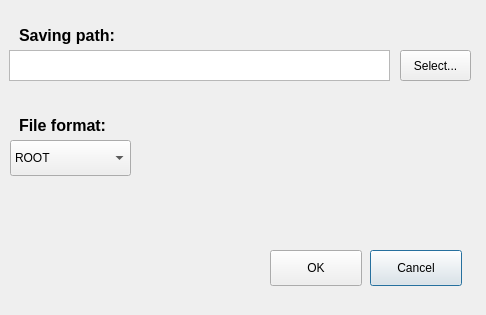
<?xml version="1.0" encoding="UTF-8"?>
<ui version="4.0">
 <class>SaveFile</class>
 <widget class="QDialog" name="SaveFile">
  <property name="geometry">
   <rect>
    <x>0</x>
    <y>0</y>
    <width>486</width>
    <height>315</height>
   </rect>
  </property>
  <property name="windowTitle">
   <string>Saving file settings</string>
  </property>
  <widget class="QPushButton" name="pushButton_Cancel">
   <property name="geometry">
    <rect>
     <x>370</x>
     <y>250</y>
     <width>92</width>
     <height>36</height>
    </rect>
   </property>
   <property name="text">
    <string>Cancel</string>
   </property>
  </widget>
  <widget class="QPushButton" name="pushButton_OK">
   <property name="geometry">
    <rect>
     <x>270</x>
     <y>250</y>
     <width>92</width>
     <height>36</height>
    </rect>
   </property>
   <property name="text">
    <string>OK</string>
   </property>
  </widget>
  <widget class="QLabel" name="label">
   <property name="geometry">
    <rect>
     <x>19</x>
     <y>20</y>
     <width>151</width>
     <height>31</height>
    </rect>
   </property>
   <property name="font">
    <font>
     <pointsize>12</pointsize>
     <weight>75</weight>
     <bold>true</bold>
    </font>
   </property>
   <property name="text">
    <string>Saving path:</string>
   </property>
  </widget>
  <widget class="QLabel" name="label_2">
   <property name="geometry">
    <rect>
     <x>19</x>
     <y>110</y>
     <width>141</width>
     <height>31</height>
    </rect>
   </property>
   <property name="font">
    <font>
     <pointsize>12</pointsize>
     <weight>75</weight>
     <bold>true</bold>
    </font>
   </property>
   <property name="text">
    <string>File format:</string>
   </property>
  </widget>
  <widget class="QComboBox" name="comboBox_fileFormat">
   <property name="geometry">
    <rect>
     <x>10</x>
     <y>140</y>
     <width>121</width>
     <height>36</height>
    </rect>
   </property>
   <item>
    <property name="text">
     <string>ROOT</string>
    </property>
   </item>
   <item>
    <property name="text">
     <string>.dat file</string>
    </property>
   </item>
  </widget>
  <widget class="QTextBrowser" name="textBrowser_filePath">
   <property name="geometry">
    <rect>
     <x>9</x>
     <y>50</y>
     <width>381</width>
     <height>31</height>
    </rect>
   </property>
   <property name="verticalScrollBarPolicy">
    <enum>Qt::ScrollBarAlwaysOff</enum>
   </property>
   <property name="horizontalScrollBarPolicy">
    <enum>Qt::ScrollBarAlwaysOff</enum>
   </property>
  </widget>
  <widget class="QPushButton" name="pushButton_selectFile">
   <property name="geometry">
    <rect>
     <x>400</x>
     <y>50</y>
     <width>71</width>
     <height>31</height>
    </rect>
   </property>
   <property name="text">
    <string>Select...</string>
   </property>
  </widget>
 </widget>
 <resources/>
 <connections/>
</ui>
